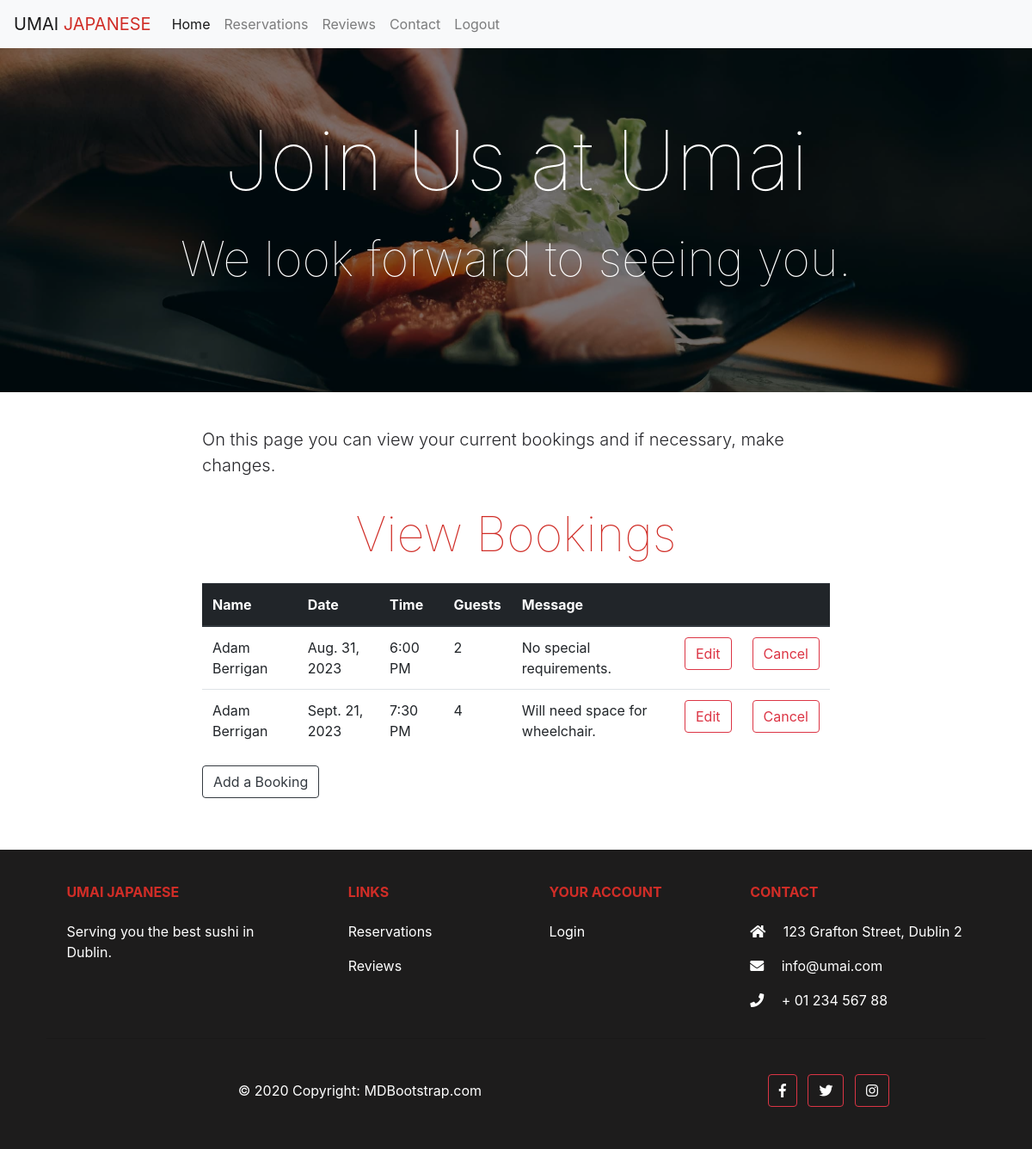
Screenshot of /view_booking (signed in) with the database file from the repository.
### restaurant/models.py (models this page shows, shortened)
class Booking(models.Model):
    name = models.CharField(max_length=50)
    email = models.EmailField()
    phone = models.CharField(max_length=50)
    guests = models.IntegerField(default='1')
    date = models.DateField(default=datetime.now)
    time = models.CharField(max_length=10, choices=TIMES, default="3 PM")
    message = models.TextField()
    created_by = models.ForeignKey(User, on_delete=models.CASCADE, null=True)

### restaurant/views.py (the view)
# urls.py: path('view_booking', views.view_booking, name='view_booking'),
@login_required(login_url="accounts/login")
def view_booking(request):
    bookings = Booking.objects.filter(created_by=request.user)
    context = {
        'bookings': bookings
        }
    return render(request, 'view_booking.html', context)

### templates/view_booking.html
{% extends 'base.html' %}
{% block content %}
{% load crispy_forms_tags %}
<div class="container-fluid hero-image-booking">
  <div class="opaque-overlay">&nbsp;</div>
    <div class="row">
            <div class="col-12">
                <section class="jumbotron text-center">
                    <h1 class="display-1 text-white">Join Us at Umai</h1>
                    <p class="display-4 text-white">We look forward to seeing you.</p>
                </section>
            </div>
    </div>
</div>
<div class="container container-padding">
    <div class="row">
      <div class="col-md-8 mt-3 offset-md-2">
        <p class="lead">On this page you can view your current bookings and if necessary, make changes.</p>
      </div>
    </div>
    {% if user.is_authenticated %}
    <div class="row">
      <div class="col-md-8 mt-3 offset-md-2">
        <h1 class="display-4">View Bookings</h1>
          <table class="table">
            <thead class="thead-dark">
              <tr>
                <th scope="col">Name</th>
                <th scope="col">Date</th>
                <th scope="col">Time</th>
                <th scope="col">Guests</th>
                <th scope="col">Message</th>
                <th scope="col"></th>
                <th scope="col"></th>
              </tr>
            </thead>
        {% for booking in bookings %}
        <tr>
          <td>{{ booking.name }}</td>
          <td>{{ booking.date }}</td>
          <td>{{ booking.time }}</td>
          <td>{{ booking.guests }}</td>
          <td>{{ booking.message }}</td>
          <td><a href="edit/{{ booking.id }}"><button class="btn btn-outline-danger">Edit</button></a></td>
          <td><a href="delete/{{ booking.id }}"><button class="btn btn-outline-danger">Cancel</button></a></td>
        </tr>
        {% endfor %}
        </table>
        <a href = "add_booking" class="btn btn-outline-dark">Add a Booking</a>
      </div>
    </div>
    {% endif %}
</div>
{%endblock%}

### static/css/style.css (style rules this page uses)
body { background-color: #ffffff; }
.jumbotron { background-color: transparent; }
.opaque-overlay { position: absolute; top: 0; left: 0; height: 100%; width: 100%; background-color: rgba(0, 0, 0, 0.5); }
.hero-image-booking { height: 50vh; background: url('../images/sushi2.jpg') no-repeat center; -webkit-background-size: cover; -moz-background-size: cover; -o-background-size: cover; background-size: cover; display: flex; align-items: center; justify-content: center; position: relative; }
h1 { font-weight: 300; text-align: center; color: #d02d27; padding-bottom: 2%; }
.display-1 { font-weight: 100; }
.display-4 { font-weight: 100; }
.lead { color: #28282c; }
.container-padding { padding-top: 2%; padding-bottom: 5%; }

### rows the page displays
Booking: name "Adam Berrigan", date "Aug. 31, 2023", time "6:00 PM", guests "2", message "No special requirements."
Booking: name "Adam Berrigan", date "Sept. 21, 2023", time "7:30 PM", guests "4", message "Will need space for wheelchair."
